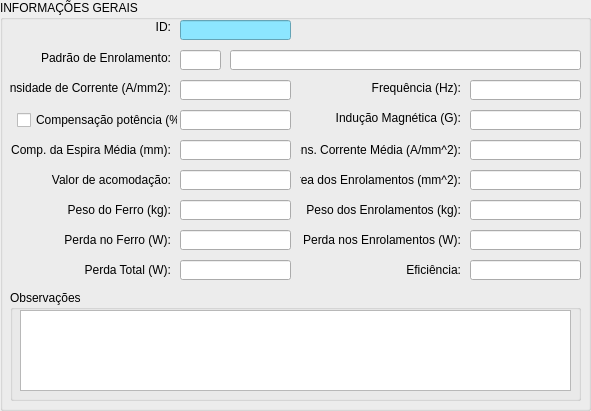
  <widget class="QGroupBox" name="groupBox_2">
   <property name="geometry">
    <rect>
     <x>10</x>
     <y>10</y>
     <width>591</width>
     <height>411</height>
    </rect>
   </property>
   <property name="title">
    <string>INFORMAÇÕES GERAIS</string>
   </property>
   <widget class="QLineEdit" name="lineEdit_patternWindingName">
    <property name="geometry">
     <rect>
      <x>230</x>
      <y>50</y>
      <width>351</width>
      <height>20</height>
     </rect>
    </property>
   </widget>
   <widget class="QLineEdit" name="lineEdit_averageTurnLength">
    <property name="geometry">
     <rect>
      <x>180</x>
      <y>140</y>
      <width>111</width>
      <height>20</height>
     </rect>
    </property>
   </widget>
   <widget class="QLineEdit" name="lineEdit_frequency">
    <property name="geometry">
     <rect>
      <x>470</x>
      <y>80</y>
      <width>111</width>
      <height>20</height>
     </rect>
    </property>
    <property name="autoFillBackground">
     <bool>false</bool>
    </property>
    <property name="styleSheet">
     <string notr="true"/>
    </property>
    <property name="text">
     <string/>
    </property>
   </widget>
   <widget class="QCheckBox" name="checkBox_compensation_power">
    <property name="enabled">
     <bool>true</bool>
    </property>
    <property name="geometry">
     <rect>
      <x>17</x>
      <y>110</y>
      <width>161</width>
      <height>20</height>
     </rect>
    </property>
    <property name="text">
     <string>Compensação potência (%):</string>
    </property>
    <property name="checked">
     <bool>false</bool>
    </property>
   </widget>
   <widget class="QLineEdit" name="lineEdit_currentDensity">
    <property name="geometry">
     <rect>
      <x>180</x>
      <y>80</y>
      <width>111</width>
      <height>20</height>
     </rect>
    </property>
    <property name="styleSheet">
     <string notr="true"/>
    </property>
    <property name="text">
     <string/>
    </property>
   </widget>
   <widget class="QLabel" name="label_weightTurns">
    <property name="geometry">
     <rect>
      <x>300</x>
      <y>200</y>
      <width>161</width>
      <height>20</height>
     </rect>
    </property>
    <property name="text">
     <string>Peso dos Enrolamentos (kg):</string>
    </property>
    <property name="alignment">
     <set>Qt::AlignRight|Qt::AlignTrailing|Qt::AlignVCenter</set>
    </property>
   </widget>
   <widget class="QLineEdit" name="lineEdit_weightTurns">
    <property name="geometry">
     <rect>
      <x>470</x>
      <y>200</y>
      <width>111</width>
      <height>20</height>
     </rect>
    </property>
   </widget>
   <widget class="QLabel" name="label_currentDensity">
    <property name="geometry">
     <rect>
      <x>10</x>
      <y>80</y>
      <width>161</width>
      <height>16</height>
     </rect>
    </property>
    <property name="text">
     <string>Densidade de Corrente (A/mm2):</string>
    </property>
    <property name="alignment">
     <set>Qt::AlignRight|Qt::AlignTrailing|Qt::AlignVCenter</set>
    </property>
   </widget>
   <widget class="QLineEdit" name="lineEdit_TurnsLoss">
    <property name="geometry">
     <rect>
      <x>470</x>
      <y>230</y>
      <width>111</width>
      <height>20</height>
     </rect>
    </property>
   </widget>
   <widget class="QLineEdit" name="lineEdit_compensation_power">
    <property name="enabled">
     <bool>true</bool>
    </property>
    <property name="geometry">
     <rect>
      <x>180</x>
      <y>110</y>
      <width>111</width>
      <height>20</height>
     </rect>
    </property>
    <property name="styleSheet">
     <string notr="true"/>
    </property>
    <property name="text">
     <string/>
    </property>
   </widget>
   <widget class="QLabel" name="label_patternWinding">
    <property name="enabled">
     <bool>true</bool>
    </property>
    <property name="geometry">
     <rect>
      <x>10</x>
      <y>50</y>
      <width>161</width>
      <height>16</height>
     </rect>
    </property>
    <property name="text">
     <string>Padrão de Enrolamento:</string>
    </property>
    <property name="alignment">
     <set>Qt::AlignRight|Qt::AlignTrailing|Qt::AlignVCenter</set>
    </property>
   </widget>
   <widget class="QLabel" name="label_TurnsLoss">
    <property name="geometry">
     <rect>
      <x>300</x>
      <y>230</y>
      <width>161</width>
      <height>20</height>
     </rect>
    </property>
    <property name="text">
     <string>Perda nos Enrolamentos (W):</string>
    </property>
    <property name="alignment">
     <set>Qt::AlignRight|Qt::AlignTrailing|Qt::AlignVCenter</set>
    </property>
   </widget>
   <widget class="QLabel" name="label_averageTurnLength">
    <property name="geometry">
     <rect>
      <x>10</x>
      <y>140</y>
      <width>161</width>
      <height>20</height>
     </rect>
    </property>
    <property name="text">
     <string>Comp. da Espira Média (mm):</string>
    </property>
    <property name="alignment">
     <set>Qt::AlignRight|Qt::AlignTrailing|Qt::AlignVCenter</set>
    </property>
   </widget>
   <widget class="QLineEdit" name="lineEdit_turnsArea">
    <property name="geometry">
     <rect>
      <x>470</x>
      <y>170</y>
      <width>111</width>
      <height>20</height>
     </rect>
    </property>
   </widget>
   <widget class="QLabel" name="label_frequency">
    <property name="geometry">
     <rect>
      <x>300</x>
      <y>80</y>
      <width>161</width>
      <height>16</height>
     </rect>
    </property>
    <property name="text">
     <string>Frequência (Hz):</string>
    </property>
    <property name="alignment">
     <set>Qt::AlignRight|Qt::AlignTrailing|Qt::AlignVCenter</set>
    </property>
   </widget>
   <widget class="QLabel" name="label_turnsArea">
    <property name="geometry">
     <rect>
      <x>300</x>
      <y>170</y>
      <width>161</width>
      <height>20</height>
     </rect>
    </property>
    <property name="text">
     <string>Área dos Enrolamentos (mm^2):</string>
    </property>
    <property name="alignment">
     <set>Qt::AlignRight|Qt::AlignTrailing|Qt::AlignVCenter</set>
    </property>
   </widget>
   <widget class="QLineEdit" name="lineEdit_densityAverageCurrent">
    <property name="geometry">
     <rect>
      <x>470</x>
      <y>140</y>
      <width>111</width>
      <height>20</height>
     </rect>
    </property>
   </widget>
   <widget class="QLabel" name="label_efficiency">
    <property name="geometry">
     <rect>
      <x>300</x>
      <y>260</y>
      <width>161</width>
      <height>20</height>
     </rect>
    </property>
    <property name="text">
     <string>Eficiência:</string>
    </property>
    <property name="alignment">
     <set>Qt::AlignRight|Qt::AlignTrailing|Qt::AlignVCenter</set>
    </property>
   </widget>
   <widget class="QLineEdit" name="lineEdit_ironWeight">
    <property name="geometry">
     <rect>
      <x>180</x>
      <y>200</y>
      <width>111</width>
      <height>20</height>
     </rect>
    </property>
   </widget>
   <widget class="QLineEdit" name="lineEdit_ironLoss">
    <property name="geometry">
     <rect>
      <x>180</x>
      <y>230</y>
      <width>111</width>
      <height>20</height>
     </rect>
    </property>
   </widget>
   <widget class="QLineEdit" name="lineEdit_totalLoss">
    <property name="geometry">
     <rect>
      <x>180</x>
      <y>260</y>
      <width>111</width>
      <height>20</height>
     </rect>
    </property>
   </widget>
   <widget class="QLabel" name="label_magneticInduction">
    <property name="geometry">
     <rect>
      <x>300</x>
      <y>110</y>
      <width>161</width>
      <height>16</height>
     </rect>
    </property>
    <property name="text">
     <string>Indução Magnética (G):</string>
    </property>
    <property name="alignment">
     <set>Qt::AlignRight|Qt::AlignTrailing|Qt::AlignVCenter</set>
    </property>
   </widget>
   <widget class="QLineEdit" name="lineEdit_efficiency">
    <property name="geometry">
     <rect>
      <x>470</x>
      <y>260</y>
      <width>111</width>
      <height>20</height>
     </rect>
    </property>
   </widget>
   <widget class="QLineEdit" name="lineEdit_magneticInduction">
    <property name="geometry">
     <rect>
      <x>470</x>
      <y>110</y>
      <width>111</width>
      <height>20</height>
     </rect>
    </property>
    <property name="styleSheet">
     <string notr="true"/>
    </property>
    <property name="text">
     <string/>
    </property>
   </widget>
   <widget class="QLabel" name="label_densityAverageCurrent">
    <property name="geometry">
     <rect>
      <x>300</x>
      <y>140</y>
      <width>161</width>
      <height>20</height>
     </rect>
    </property>
    <property name="text">
     <string>Dens. Corrente Média (A/mm^2):</string>
    </property>
    <property name="alignment">
     <set>Qt::AlignRight|Qt::AlignTrailing|Qt::AlignVCenter</set>
    </property>
   </widget>
   <widget class="QLineEdit" name="lineEdit_windowAreaPerSectionTurns">
    <property name="enabled">
     <bool>true</bool>
    </property>
    <property name="geometry">
     <rect>
      <x>180</x>
      <y>170</y>
      <width>111</width>
      <height>20</height>
     </rect>
    </property>
    <property name="styleSheet">
     <string notr="true"/>
    </property>
    <property name="text">
     <string/>
    </property>
   </widget>
   <widget class="QLabel" name="label_ironLoss">
    <property name="geometry">
     <rect>
      <x>10</x>
      <y>230</y>
      <width>161</width>
      <height>20</height>
     </rect>
    </property>
    <property name="text">
     <string>Perda no Ferro (W):</string>
    </property>
    <property name="alignment">
     <set>Qt::AlignRight|Qt::AlignTrailing|Qt::AlignVCenter</set>
    </property>
   </widget>
   <widget class="QLabel" name="label_totalLoss">
    <property name="geometry">
     <rect>
      <x>10</x>
      <y>260</y>
      <width>161</width>
      <height>20</height>
     </rect>
    </property>
    <property name="text">
     <string>Perda Total (W):</string>
    </property>
    <property name="alignment">
     <set>Qt::AlignRight|Qt::AlignTrailing|Qt::AlignVCenter</set>
    </property>
   </widget>
   <widget class="QLabel" name="label_windowAreaPerSectionTurns">
    <property name="enabled">
     <bool>true</bool>
    </property>
    <property name="geometry">
     <rect>
      <x>10</x>
      <y>170</y>
      <width>161</width>
      <height>20</height>
     </rect>
    </property>
    <property name="text">
     <string>Valor de acomodação:</string>
    </property>
    <property name="alignment">
     <set>Qt::AlignRight|Qt::AlignTrailing|Qt::AlignVCenter</set>
    </property>
   </widget>
   <widget class="QLabel" name="label_ironWeight">
    <property name="geometry">
     <rect>
      <x>10</x>
      <y>200</y>
      <width>161</width>
      <height>20</height>
     </rect>
    </property>
    <property name="text">
     <string>Peso do Ferro (kg):</string>
    </property>
    <property name="alignment">
     <set>Qt::AlignRight|Qt::AlignTrailing|Qt::AlignVCenter</set>
    </property>
   </widget>
   <widget class="QLineEdit" name="lineEdit_id">
    <property name="geometry">
     <rect>
      <x>180</x>
      <y>20</y>
      <width>111</width>
      <height>20</height>
     </rect>
    </property>
    <property name="styleSheet">
     <string notr="true">background-color: rgb(140, 230, 255);</string>
    </property>
   </widget>
   <widget class="QLabel" name="label">
    <property name="geometry">
     <rect>
      <x>10</x>
      <y>20</y>
      <width>161</width>
      <height>13</height>
     </rect>
    </property>
    <property name="text">
     <string>ID:</string>
    </property>
    <property name="alignment">
     <set>Qt::AlignRight|Qt::AlignTrailing|Qt::AlignVCenter</set>
    </property>
   </widget>
   <widget class="QGroupBox" name="groupBox_observation">
    <property name="geometry">
     <rect>
      <x>10</x>
      <y>290</y>
      <width>571</width>
      <height>111</height>
     </rect>
    </property>
    <property name="title">
     <string>Observações</string>
    </property>
    <widget class="QTextEdit" name="textEdit_observation">
     <property name="geometry">
      <rect>
       <x>10</x>
       <y>20</y>
       <width>551</width>
       <height>81</height>
      </rect>
     </property>
    </widget>
   </widget>
   <widget class="QLineEdit" name="lineEdit_patternWindingNumber">
    <property name="geometry">
     <rect>
      <x>180</x>
      <y>50</y>
      <width>41</width>
      <height>20</height>
     </rect>
    </property>
   </widget>
  </widget>
